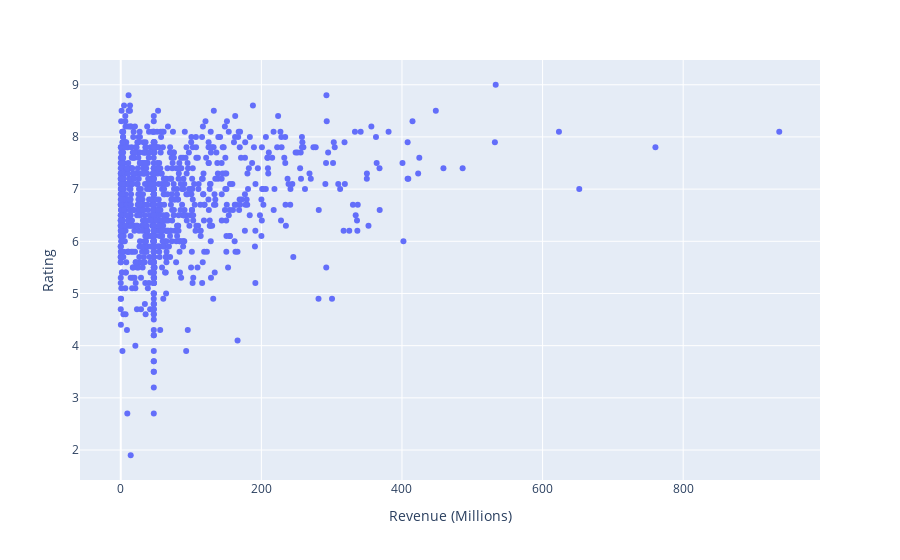

This figure's notebook cell:
### Code cell
fig = px.scatter(df, x='Revenue (Millions)', y='Rating')
fig.show()

### Figure 1 — Plotly figure (JSON) as saved in the notebook; plotly's stock layout.template omitted (floating-point values rounded to 4 significant figures; data arrays with more than 128 entries replaced by an {"elided": "..."} marker saying what was removed)
{"data": [{"hovertemplate": "Revenue (Millions)=%{x}<br>Rating=%{y}<extra></extra>", "legendgroup": "", "marker": {"color": "#636efa", "symbol": "circle"}, "mode": "markers", "name": "", "orientation": "v", "showlegend": false, "type": "scatter", "x": {"elided": "1000 float values"}, "xaxis": "x", "y": {"elided": "1000 float values"}, "yaxis": "y"}], "layout": {"legend": {"tracegroupgap": 0}, "margin": {"t": 60}, "xaxis": {"anchor": "y", "domain": [0, 1], "title": {"text": "Revenue (Millions)"}}, "yaxis": {"anchor": "x", "domain": [0, 1], "title": {"text": "Rating"}}}}
